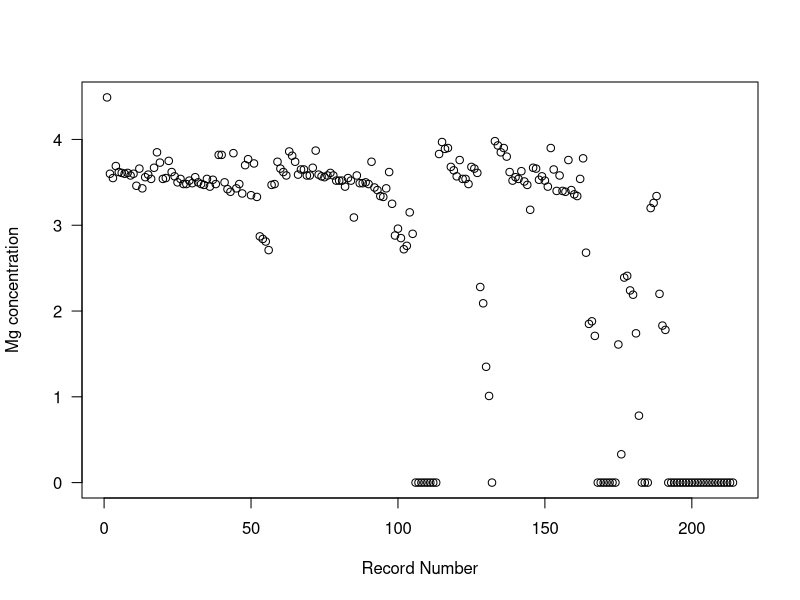
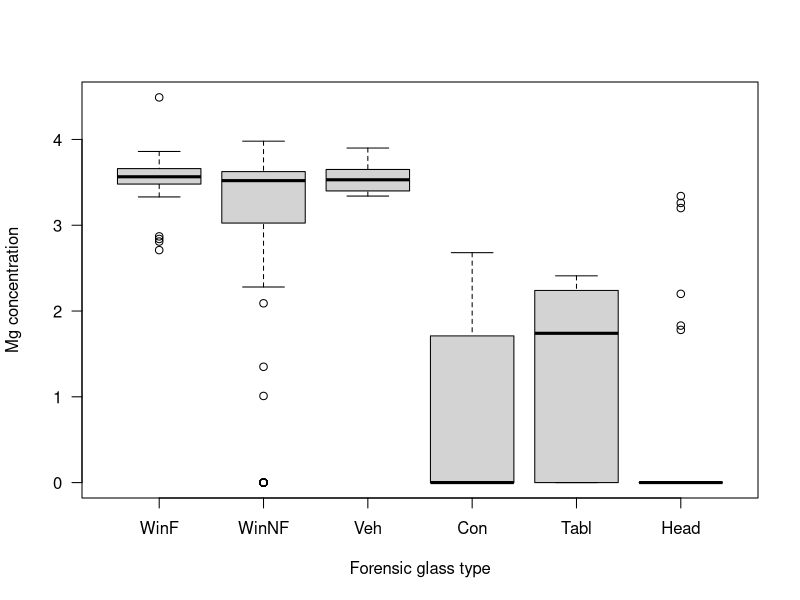
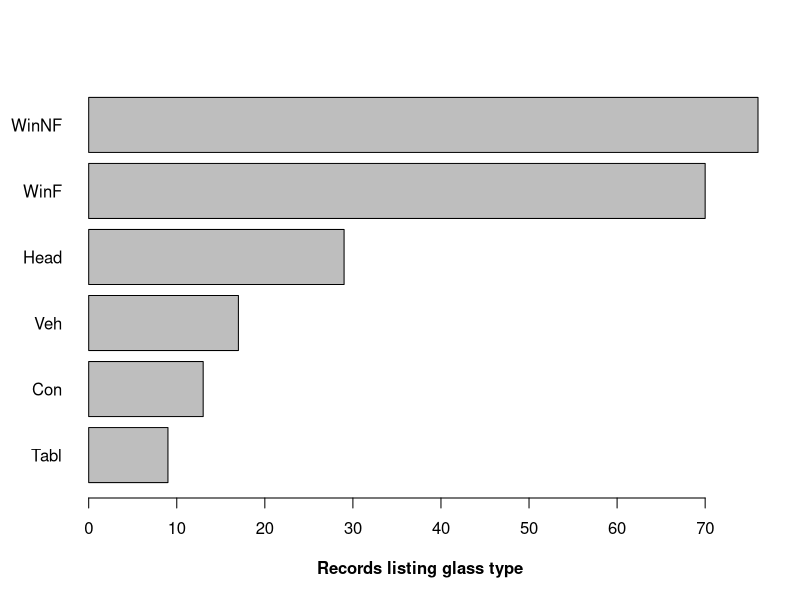
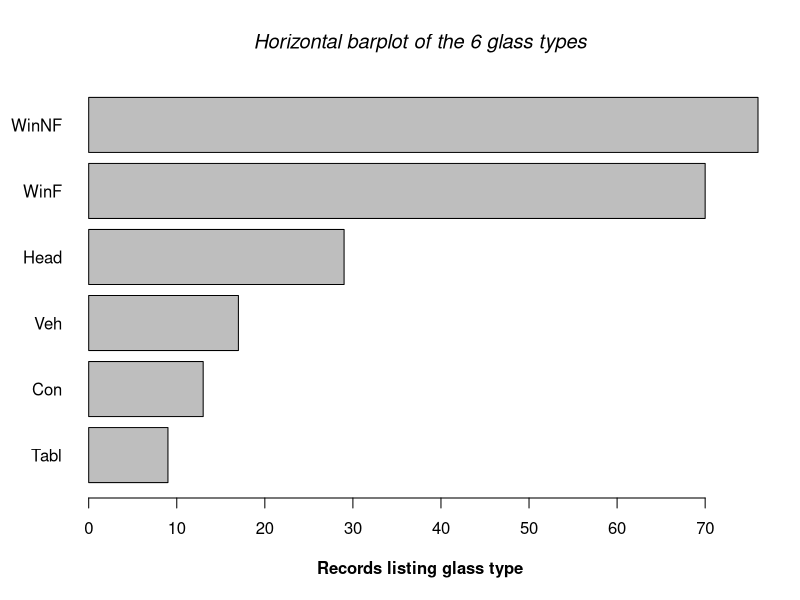
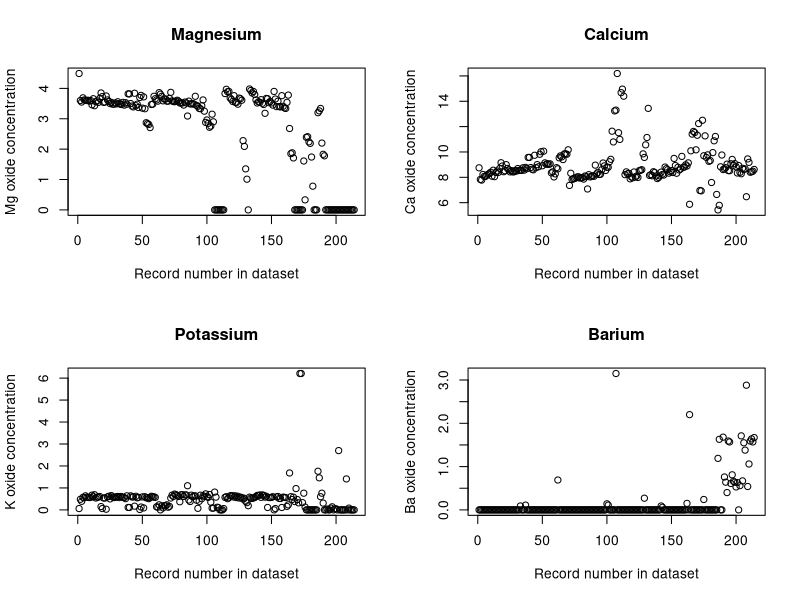

These figures' R source, in order:
## ---- chunk 1
knitr::opts_chunk$set(echo = TRUE)
## ---- chunk 2
library(MASS)
data(fgl) # fgp = forensic glass

plot(fgl$Mg, xlab = "Record Number", ylab = "Mg concentration", las = 1)
## ---- chunk 3
plot(fgl$type, fgl$Mg, xlab = "Forensic glass type", ylab = "Mg concentration", las = 1)
## ---- chunk 4
xTab <- table(fgl$type)

barplot(sort(xTab), xlab = "Records listing glass type", font.lab = 2, las = 1, horiz = TRUE)
## ---- chunk 5
tString <- paste("Horizontal barplot of the", nlevels(fgl$type), "glass types")
tString
## ---- chunk 6
barplot(sort(xTab), xlab = "Records listing glass type", font.lab = 2, las = 1, horiz = TRUE)

title(tString, font.main = 3)
## ---- chunk 7
par(mfrow = c(2,2))

plot(fgl$Mg, xlab = "Record number in dataset", ylab = "Mg oxide concentration")
title("Magnesium")

plot(fgl$Ca, xlab = "Record number in dataset", ylab = "Ca oxide concentration")
title("Calcium")

plot(fgl$K, xlab = "Record number in dataset", ylab = "K oxide concentration")
title("Potassium")

plot(fgl$Ba, xlab = "Record number in dataset", ylab = "Ba oxide concentration")
title("Barium")
